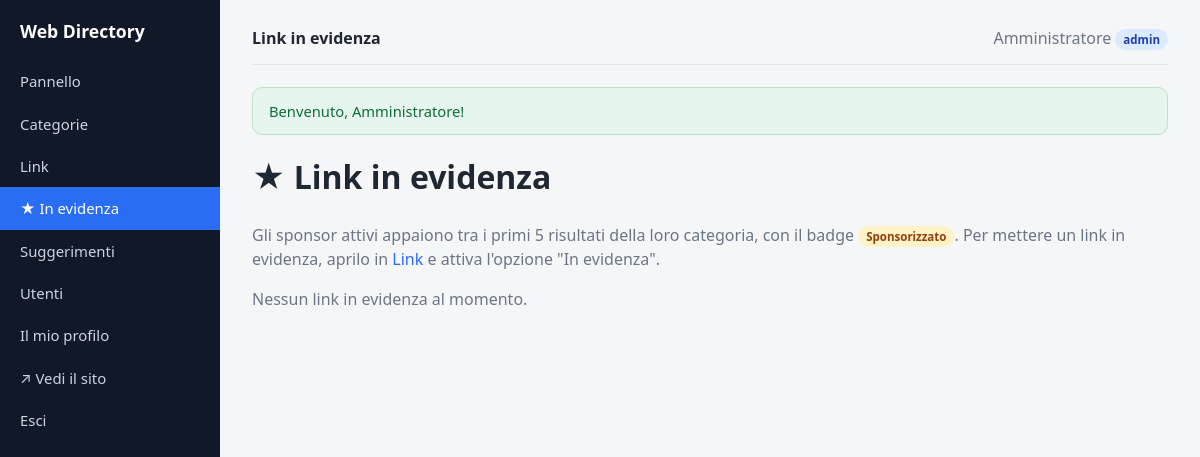
The page /admin/featured (signed in) on the database as committed earlier.
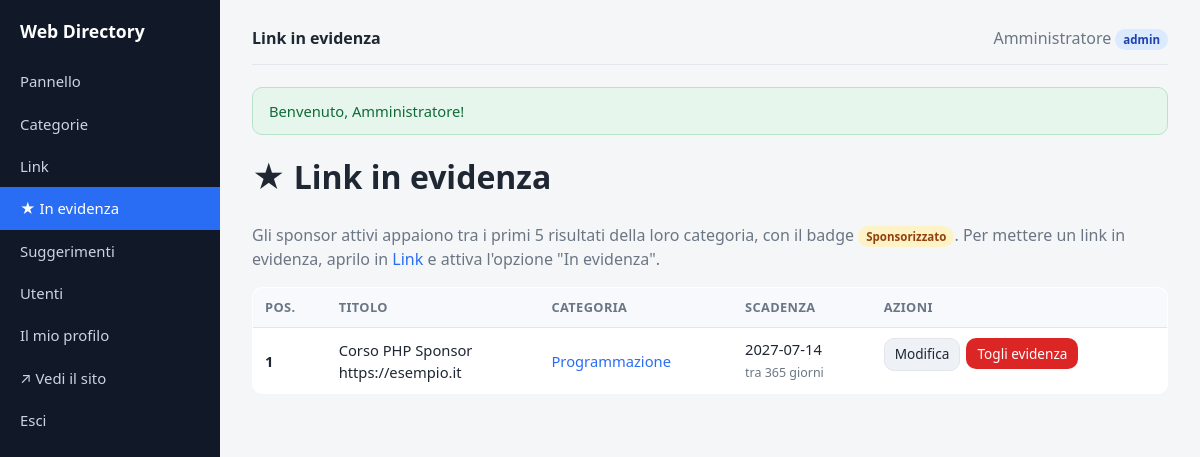
The same page on the database as committed later.
### tables this page shows
CREATE TABLE `links` (
  `id`           INT UNSIGNED NOT NULL AUTO_INCREMENT,
  `category_id`  INT UNSIGNED NOT NULL,
  `title`        VARCHAR(200) NOT NULL,
  `url`          VARCHAR(2048) NOT NULL,
  `description`  TEXT NULL,
  `status`       ENUM('approved','pending') NOT NULL DEFAULT 'approved',
  `submitted_by` VARCHAR(190) NULL,    
  `featured`         TINYINT(1) NOT NULL DEFAULT 0,    
  `featured_position` INT NOT NULL DEFAULT 0,          
  `featured_until`   DATE NULL,                        
  `sort_order`   INT NOT NULL DEFAULT 0,
  `created_at`   DATETIME NOT NULL DEFAULT CURRENT_TIMESTAMP,
  PRIMARY KEY (`id`),
  KEY `idx_links_category` (`category_id`),
  KEY `idx_links_status` (`status`),
  KEY `idx_links_featured` (`featured`,`featured_position`),
  FULLTEXT KEY `ft_links_search` (`title`,`description`),
  CONSTRAINT `fk_links_category` FOREIGN KEY (`category_id`)
      REFERENCES `categories`(`id`) ON DELETE CASCADE
);

CREATE TABLE `categories` (
  `id`          INT UNSIGNED NOT NULL AUTO_INCREMENT,
  `parent_id`   INT UNSIGNED NULL,
  `name`        VARCHAR(160) NOT NULL,
  `slug`        VARCHAR(180) NOT NULL,
  `path`        VARCHAR(2000) NOT NULL DEFAULT '',   
  `description` TEXT NULL,
  `sort_order`  INT NOT NULL DEFAULT 0,
  `created_at`  DATETIME NOT NULL DEFAULT CURRENT_TIMESTAMP,
  PRIMARY KEY (`id`),
  KEY `idx_categories_parent` (`parent_id`),
  KEY `idx_categories_path` (`path`(191)),
  CONSTRAINT `fk_categories_parent` FOREIGN KEY (`parent_id`)
      REFERENCES `categories`(`id`) ON DELETE CASCADE
);

### app/helpers.php (called while the page is built, shortened)
<?php
function e(?string $v): string
{
    return htmlspecialchars((string) $v, ENT_QUOTES | ENT_SUBSTITUTE, 'UTF-8');
}
function url(string $path = ''): string
{
    global $CONFIG;
    $base = rtrim($CONFIG['site']['base_url'] ?? '', '/');
    $path = '/' . ltrim($path, '/');
    return $base . ($path === '/' ? '/' : $path);
}
function current_user(): ?array
{
    return $_SESSION['user'] ?? null;
}
function is_admin(): bool
{
    $u = current_user();
    return $u !== null && ($u['role'] ?? '') === 'admin';
}
function take_flash(): array
{
    $f = $_SESSION['flash'] ?? [];
    return $f;
}
function view(string $view, array $data = [], string $layout = 'layout'): void
{
    extract($data, EXTR_SKIP);
    require APP_PATH . '/views/' . $view . '.php';
    $content = ob_get_clean();
    require APP_PATH . '/views/partials/' . $layout . '.php';
}

### app/controllers/AdminController.php (called while the page is built, shortened)
<?php
class AdminController
{
    public static function featured(): void
    {
        self::render('admin/featured', [
            'title'    => 'Link in evidenza',
            'featured' => Link::allFeatured(),
        ]);
    }
    private static function render(string $view, array $data): void
    {
        $data['pending_badge'] = Link::pendingCount();
        view($view, $data, 'admin_layout');
    }
}

### app/config.php (called while the page is built)
<?php
return [
    'db' => [
        'driver'  => getenv('DB_DRIVER') ?: 'mysql',
        'host'    => getenv('DB_HOST') ?: '127.0.0.1',
        'name'    => getenv('DB_NAME') ?: 'dircms',
        'user'    => getenv('DB_USER') ?: 'root',
        'pass'    => getenv('DB_PASS') ?: '',
        'charset' => 'utf8mb4',
    ],
    'site' => [
        'name'     => 'Web Directory',
        'base_url' => '',
        'url'      => getenv('SITE_URL') ?: 'https://webdirectory.link',
    ],
    'per_page' => 20,
];

### app/models/Link.php (called while the page is built, shortened)
<?php
class Link
{
    public static function db(): PDO
    {
        return Database::pdo();
    }
    public static function allFeatured(): array
    {
        return self::db()->query(
            "SELECT l.*, c.name AS category_name, c.path AS category_path
             FROM links l JOIN categories c ON c.id = l.category_id
             WHERE l.featured = 1
             ORDER BY c.path, l.featured_position, l.title"
        )->fetchAll();
    }
}

### app/views/admin/featured.php (the view, shortened to what this page needs)
<h1>★ Link in evidenza</h1>
<p class="muted">
  Gli sponsor attivi appaiono tra i primi <?= Link::FEATURED_SLOTS ?> risultati della loro categoria,
  con il badge <span class="badge featured">Sponsorizzato</span>.
  Per mettere un link in evidenza, aprilo in <a href="<?= e(url('/admin/links')) ?>">Link</a> e attiva l'opzione "In evidenza".
</p>
<?php if (!$featured): ?>
  <p class="muted">Nessun link in evidenza al momento.</p>
<?php else: ?>
  <table class="data">
    <thead><tr><th>Pos.</th><th>Titolo</th><th>Categoria</th><th>Scadenza</th><th>Azioni</th></tr></thead>
    <tbody>
      <?php foreach ($featured as $l): ?>
        <?php
          $scad = $l['featured_until'] ?? null;
          $giorni = $scad ? (int) ceil((strtotime($scad) - time()) / 86400) : null;
        ?>
        <tr>
          <td><strong><?= (int) $l['featured_position'] ?></strong></td>
          <td><?= e($l['title']) ?><br><span class="url"><?= e($l['url']) ?></span></td>
          <td><a href="<?= e(url($l['category_path'])) ?>" target="_blank"><?= e($l['category_name']) ?></a></td>
          <td>
            <?php if ($scad): ?>
              <?= e($scad) ?>
              <?php if ($giorni !== null): ?>
                <br><span class="muted" style="font-size:.78rem">
                  <?= $giorni >= 0 ? "tra $giorni giorni" : 'scaduto' ?>
                </span>
              <?php endif; ?>
            <?php else: ?>
              <span class="muted">senza scadenza</span>
            <?php endif; ?>
          </td>
          <td class="actions-cell">
            <a class="btn small secondary" href="<?= e(url('/admin/links/' . $l['id'] . '/edit')) ?>">Modifica</a>
            <form method="post" action="<?= e(url('/admin/featured/' . $l['id'] . '/remove')) ?>"
                  onsubmit="return confirm('Togliere l\'evidenza da questo link?');">
              <button class="btn small danger" type="submit">Togli evidenza</button>
            </form>
          </td>
        </tr>
      <?php endforeach; ?>
    </tbody>
  </table>
<?php endif; ?>

### public/index.php (shortened to what this page needs)
<?php
$configFile = APP_PATH . '/config.php';
$CONFIG = require $configFile;
require APP_PATH . '/helpers.php';
require APP_PATH . '/models/Link.php';
require APP_PATH . '/controllers/AdminController.php';
$uri = parse_url($_SERVER['REQUEST_URI'] ?? '/', PHP_URL_PATH) ?? '/';
$uri = '/' . trim(rawurldecode($uri), '/');
$method = $_SERVER['REQUEST_METHOD'] ?? 'GET';
foreach ($routes as [$rMethod, $pattern, $handler]) {
    if ($rMethod === $method && preg_match($pattern, $uri, $m)) {
        array_shift($m);
        $handler(...$m);
        exit;
    }
}

### app/views/partials/admin_layout.php (shortened to what this page needs)
<?php
$siteName = $CONFIG['site']['name'] ?? 'Directory';
$flash = take_flash();
$u = current_user();
$uri = parse_url($_SERVER['REQUEST_URI'] ?? '/', PHP_URL_PATH) ?? '';
$nav = function (string $path) use ($uri): string {
    return str_contains($uri, $path) ? 'active' : '';
};
?><!DOCTYPE html>
<html lang="it">
<head>
  <link rel="stylesheet" href="<?= e(url('assets/css/style.css')) ?>">
</head>
<body>
<div class="admin-shell">
  <nav class="admin-nav">
    <a class="brand" href="<?= e(url('/admin')) ?>"><?= e($siteName) ?></a>
    <a class="<?= $uri === url('/admin') || $uri === '/admin' ? 'active' : '' ?>" href="<?= e(url('/admin')) ?>">Pannello</a>
    <a class="<?= $nav('/admin/categories') ?>" href="<?= e(url('/admin/categories')) ?>">Categorie</a>
    <a class="<?= $nav('/admin/links') ?>" href="<?= e(url('/admin/links')) ?>">Link</a>
    <a class="<?= $nav('/admin/featured') ?>" href="<?= e(url('/admin/featured')) ?>">★ In evidenza</a>
    <a class="<?= $nav('/admin/suggestions') ?>" href="<?= e(url('/admin/suggestions')) ?>">
      Suggerimenti
    </a>
    <?php if (is_admin()): ?>
      <a class="<?= $nav('/admin/users') ?>" href="<?= e(url('/admin/users')) ?>">Utenti</a>
    <?php endif; ?>
    <a class="<?= $nav('/admin/profile') ?>" href="<?= e(url('/admin/profile')) ?>">Il mio profilo</a>
    <a href="<?= e(url('/')) ?>">↗ Vedi il sito</a>
    <a href="<?= e(url('/logout')) ?>">Esci</a>
  </nav>
  <div class="admin-main">
    <div class="admin-topbar">
      <strong><?= e($title ?? '') ?></strong>
      <span class="muted">
        <?= e($u['name'] ?? '') ?>
        <span class="badge <?= e($u['role'] ?? 'editor') ?>"><?= e($u['role'] ?? '') ?></span>
      </span>
    </div>
    <?php if (!empty($flash['success'])): ?>
      <div class="alert success"><?= e($flash['success']) ?></div>
    <?php endif; ?>
    <?= $content ?>
  </div>
</div>
</body>
</html>

### assets/css/style.css (style rules this page uses)
:root { --bg:#f5f6f8; --panel:#ffffff; --ink:#1f2733; --muted:#6b7684; --brand:#2a6df5; --brand-dark:#1a52c9; --border:#e2e6ec; --ok:#1f9d55; --warn:#d97706; --danger:#dc2626; --pending:#fff7ed; --radius:10px; --shadow:0 1px 3px rgba(20,30,50,.08); }
* { box-sizing:border-box }
body { margin:0; font-family:system-ui,-apple-system,"Segoe UI",Roboto,Helvetica,Arial,sans-serif; color:var(--ink); background:var(--bg); line-height:1.5; }
a { color:var(--brand); text-decoration:none }
.btn { display:inline-block; padding:8px 16px; border-radius:var(--radius); border:1px solid transparent; background:var(--brand); color:#fff; font-size:.95rem; cursor:pointer; font-family:inherit; }
.btn.small { padding:5px 10px; font-size:.85rem }
.btn.secondary { background:#eef1f6; color:var(--ink); border-color:var(--border) }
.btn.danger { background:var(--danger) }
.alert { padding:12px 16px; border-radius:var(--radius); margin-bottom:18px; font-size:.92rem }
.alert.success { background:#e7f6ed; color:#0f6b38; border:1px solid #b7e3c6 }
.badge { display:inline-block; padding:2px 8px; border-radius:999px; font-size:.72rem; font-weight:600 }
.badge.admin { background:#dbeafe; color:#1e40af }
.badge.featured { background:#fef3c7; color:#92400e }
table.data { width:100%; border-collapse:collapse; background:var(--panel); border:1px solid var(--border); border-radius:var(--radius); overflow:hidden }
table.data th, table.data td { padding:10px 12px; text-align:left; border-bottom:1px solid var(--border); font-size:.92rem }
table.data th { background:#f7f9fc; font-size:.8rem; text-transform:uppercase; letter-spacing:.03em; color:var(--muted) }
table.data tr:last-child td { border-bottom:0 }
.actions-cell { white-space:nowrap; display:flex; gap:6px }
.actions-cell form { display:inline }
.muted { color:var(--muted) }
h1 { margin-top:0 }
.admin-shell { display:flex; min-height:100vh }
.admin-nav { width:220px; background:#111827; color:#cbd5e1; padding:18px 0; flex-shrink:0 }
.admin-nav .brand { color:#fff; font-weight:700; padding:0 20px 16px; font-size:1.1rem; display:block }
.admin-nav a { display:flex; justify-content:space-between; align-items:center; color:#cbd5e1; padding:10px 20px; font-size:.93rem }
.admin-nav a.active { background:var(--brand); color:#fff }
.admin-main { flex:1; padding:26px 32px; max-width:100% }
.admin-topbar { display:flex; justify-content:space-between; align-items:center; margin-bottom:22px; padding-bottom:14px; border-bottom:1px solid var(--border) }

Rows that differ between the two databases and show on the page:
now on this page (row edited): links: featured_position "1", title "Corso PHP Sponsor", url "https://esempio.it", category.name "Programmazione", featured_until "2027-07-14", featured_until "365"
Other text that changed with them:
list line gone: "Nessun link in evidenza al momento."
new list line: "POS. TITOLO CATEGORIA SCADENZA AZIONI"
